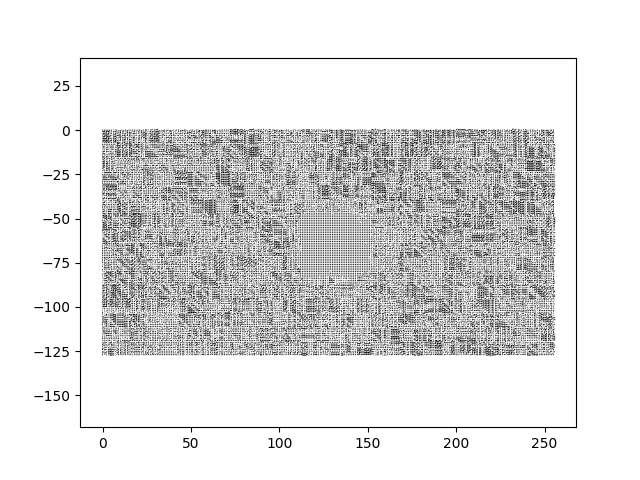

Generate this figure with Python:
import matplotlib.pyplot as plt
import numpy as np
from matplotlib.patches import Rectangle

meta = np.genfromtxt('meta.txt', delimiter=',')

sx = meta[0]; sy = meta[1]
x,y = np.meshgrid(np.arange(0, sx, 1), np.arange(0, sy, 1))

xn = x * 1 + y * (-0.5)
yn = x * 0 + y * (-0.8660254037844386)


px = np.genfromtxt('px.csv', delimiter=',')
py = np.genfromtxt('py.csv', delimiter=',')
ocpy = np.genfromtxt('occupancy.csv', delimiter=',')

print("Average occupancy: ", np.sum(ocpy)/(sx*sy))

npx = np.multiply(px, ocpy)
npy = np.multiply(py, ocpy)

fig, axs = plt.subplots(1, 1)

cx = sx/2; cy = sy/2
ncx = cx * 1 + cy * (-0.5)
ncy = cx * 0 + cy * (-0.8660254037844386)

axs.quiver(xn, yn, npx, npy)
# axs.add_patch(Rectangle((ncx-7/2-2, ncy-8/2),
#                         7, 8,
#                         fc ='none', 
#                         ec ='g',
#                         lw = 2))
axs.axis('equal')
# axs.set_xlim(250,400)
plt.show()
